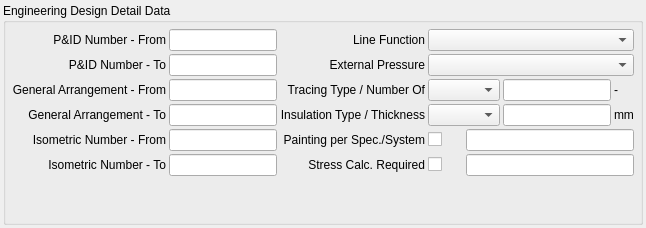
     <widget class="QWidget" name="engineeringDesign">
      <attribute name="title">
       <string>Engineering</string>
      </attribute>
      <attribute name="toolTip">
       <string>Engineering and Design Data</string>
      </attribute>
      <layout class="QGridLayout" name="gridLayout_17">
       <property name="leftMargin">
        <number>3</number>
       </property>
       <property name="topMargin">
        <number>3</number>
       </property>
       <property name="rightMargin">
        <number>3</number>
       </property>
       <property name="bottomMargin">
        <number>3</number>
       </property>
       <property name="spacing">
        <number>3</number>
       </property>
       <item row="0" column="0">
        <widget class="QGroupBox" name="groupBoxEngineeringDesign">
         <property name="title">
          <string>Engineering Design Detail Data</string>
         </property>
         <layout class="QGridLayout" name="gridLayout_2">
          <property name="leftMargin">
           <number>6</number>
          </property>
          <property name="topMargin">
           <number>6</number>
          </property>
          <property name="rightMargin">
           <number>6</number>
          </property>
          <property name="bottomMargin">
           <number>6</number>
          </property>
          <property name="spacing">
           <number>3</number>
          </property>
          <item row="5" column="1">
           <widget class="QLineEdit" name="leDesIsoTo"/>
          </item>
          <item row="2" column="0">
           <widget class="QLabel" name="textLabel3_3_2">
            <property name="text">
             <string>General Arrangement - From</string>
            </property>
            <property name="alignment">
             <set>Qt::AlignRight|Qt::AlignTrailing|Qt::AlignVCenter</set>
            </property>
           </widget>
          </item>
          <item row="5" column="0">
           <widget class="QLabel" name="textLabel6_3_2">
            <property name="text">
             <string>Isometric Number - To</string>
            </property>
            <property name="alignment">
             <set>Qt::AlignRight|Qt::AlignTrailing|Qt::AlignVCenter</set>
            </property>
           </widget>
          </item>
          <item row="3" column="2">
           <widget class="QLabel" name="textLabel10_2_2">
            <property name="text">
             <string>Insulation Type / Thickness</string>
            </property>
            <property name="alignment">
             <set>Qt::AlignRight|Qt::AlignTrailing|Qt::AlignVCenter</set>
            </property>
           </widget>
          </item>
          <item row="2" column="5">
           <widget class="QLineEdit" name="leDesTracingNumberOf">
            <property name="minimumSize">
             <size>
              <width>20</width>
              <height>0</height>
             </size>
            </property>
           </widget>
          </item>
          <item row="3" column="1">
           <widget class="QLineEdit" name="leDesGaTo"/>
          </item>
          <item row="2" column="2">
           <widget class="QLabel" name="textLabel9_5_2_2">
            <property name="text">
             <string>Tracing Type / Number Of</string>
            </property>
            <property name="alignment">
             <set>Qt::AlignRight|Qt::AlignTrailing|Qt::AlignVCenter</set>
            </property>
           </widget>
          </item>
          <item row="2" column="1">
           <widget class="QLineEdit" name="leDesGaFrom"/>
          </item>
          <item row="4" column="4" colspan="3">
           <widget class="QLineEdit" name="leDesPaintingSystem"/>
          </item>
          <item row="0" column="2">
           <widget class="QLabel" name="textLabel7_3_2">
            <property name="text">
             <string>Line Function</string>
            </property>
            <property name="alignment">
             <set>Qt::AlignRight|Qt::AlignTrailing|Qt::AlignVCenter</set>
            </property>
           </widget>
          </item>
          <item row="2" column="6">
           <widget class="QLabel" name="textLabel12_2_2">
            <property name="text">
             <string>-</string>
            </property>
           </widget>
          </item>
          <item row="2" column="3" colspan="2">
           <widget class="QComboBox" name="cbDesTracingType">
            <property name="minimumSize">
             <size>
              <width>0</width>
              <height>0</height>
             </size>
            </property>
           </widget>
          </item>
          <item row="1" column="3" colspan="4">
           <widget class="QComboBox" name="cbDesExternalPressure"/>
          </item>
          <item row="4" column="3">
           <widget class="QCheckBox" name="ckbDesPaintingAsPerSpec">
            <property name="text">
             <string/>
            </property>
           </widget>
          </item>
          <item row="0" column="1">
           <widget class="QLineEdit" name="leDesPnidFrom"/>
          </item>
          <item row="1" column="0">
           <widget class="QLabel" name="textLabel2_3">
            <property name="text">
             <string>P&amp;ID Number - To</string>
            </property>
            <property name="alignment">
             <set>Qt::AlignRight|Qt::AlignTrailing|Qt::AlignVCenter</set>
            </property>
           </widget>
          </item>
          <item row="1" column="2">
           <widget class="QLabel" name="textLabel8_3_2">
            <property name="text">
             <string>External Pressure</string>
            </property>
            <property name="alignment">
             <set>Qt::AlignRight|Qt::AlignTrailing|Qt::AlignVCenter</set>
            </property>
           </widget>
          </item>
          <item row="3" column="0">
           <widget class="QLabel" name="textLabel4_3_2">
            <property name="text">
             <string>General Arrangement - To</string>
            </property>
            <property name="alignment">
             <set>Qt::AlignRight|Qt::AlignTrailing|Qt::AlignVCenter</set>
            </property>
           </widget>
          </item>
          <item row="0" column="3" colspan="4">
           <widget class="QComboBox" name="cbDesLineFunction"/>
          </item>
          <item row="1" column="1">
           <widget class="QLineEdit" name="leDesPnidTo"/>
          </item>
          <item row="0" column="0">
           <widget class="QLabel" name="textLabel1_3">
            <property name="text">
             <string>P&amp;ID Number - From</string>
            </property>
            <property name="alignment">
             <set>Qt::AlignRight|Qt::AlignTrailing|Qt::AlignVCenter</set>
            </property>
           </widget>
          </item>
          <item row="3" column="5">
           <widget class="QLineEdit" name="leDesInsulationThickness">
            <property name="minimumSize">
             <size>
              <width>20</width>
              <height>0</height>
             </size>
            </property>
           </widget>
          </item>
          <item row="3" column="3" colspan="2">
           <widget class="QComboBox" name="cbDesInsulationType">
            <property name="minimumSize">
             <size>
              <width>0</width>
              <height>0</height>
             </size>
            </property>
           </widget>
          </item>
          <item row="4" column="1">
           <widget class="QLineEdit" name="leDesIsoFrom"/>
          </item>
          <item row="4" column="0">
           <widget class="QLabel" name="textLabel5_3_2">
            <property name="text">
             <string>Isometric Number - From</string>
            </property>
            <property name="alignment">
             <set>Qt::AlignRight|Qt::AlignTrailing|Qt::AlignVCenter</set>
            </property>
           </widget>
          </item>
          <item row="3" column="6">
           <widget class="QLabel" name="textLabel13_2_2">
            <property name="text">
             <string>mm</string>
            </property>
           </widget>
          </item>
          <item row="4" column="2">
           <widget class="QLabel" name="textLabel11_2_2">
            <property name="text">
             <string>Painting per Spec./System</string>
            </property>
            <property name="alignment">
             <set>Qt::AlignRight|Qt::AlignTrailing|Qt::AlignVCenter</set>
            </property>
           </widget>
          </item>
          <item row="6" column="0">
           <spacer name="verticalSpacer">
            <property name="orientation">
             <enum>Qt::Vertical</enum>
            </property>
            <property name="sizeHint" stdset="0">
             <size>
              <width>20</width>
              <height>40</height>
             </size>
            </property>
           </spacer>
          </item>
          <item row="5" column="2">
           <widget class="QLabel" name="lblStressCalcRequired">
            <property name="text">
             <string>Stress Calc. Required</string>
            </property>
            <property name="alignment">
             <set>Qt::AlignRight|Qt::AlignTrailing|Qt::AlignVCenter</set>
            </property>
           </widget>
          </item>
          <item row="5" column="3">
           <widget class="QCheckBox" name="ckbStressCalcRequired">
            <property name="text">
             <string/>
            </property>
           </widget>
          </item>
          <item row="5" column="4" colspan="3">
           <widget class="QLineEdit" name="leStressCalcNumber"/>
          </item>
         </layout>
        </widget>
       </item>
      </layout>
     </widget>
